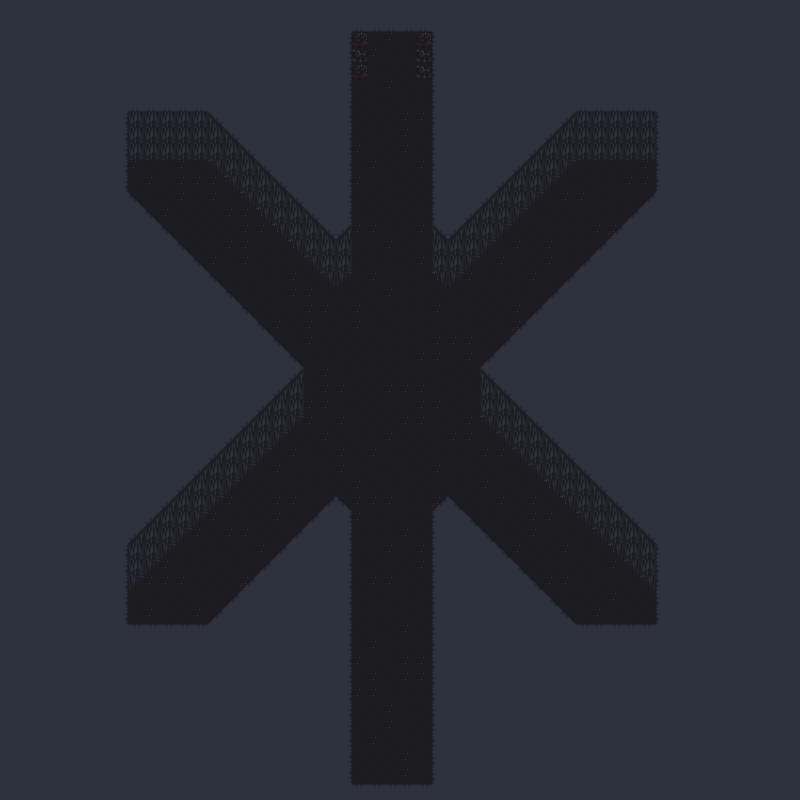

A 2D game scene composited from a Tiled map and its tileset images. What follows is a short description and the map's XML, with each tile layer's data collapsed to a summary:
An orthogonal 50x50 tile map with 16x16 px tiles, 2 tile layers (Floor, Tile Layer Background), 3 tilesets and 33 objects (31x Enemy, Door, PlayerSpawn).

<map version="1.8" tiledversion="1.8.2" orientation="orthogonal" renderorder="right-down" width="50" height="50" tilewidth="16" tileheight="16" infinite="0" nextlayerid="5" nextobjectid="78">
 <editorsettings>
  <export target="starnosed-mole.json" format="json" />
 </editorsettings>
 <tileset firstgid="1" name="tileset" tilewidth="16" tileheight="16" spacing="16" tilecount="18" columns="9">
  <image source="../images/tileset.png" width="272" height="48" />
  <tile id="0">
   <properties>
    <property name="collide" value="true" />
   </properties>
  </tile>
  <tile id="1">
   <properties>
    <property name="collide" value="true" />
   </properties>
  </tile>
  <tile id="2">
   <properties>
    <property name="collide" value="true" />
   </properties>
  </tile>
  <tile id="3">
   <properties>
    <property name="collide" value="true" />
   </properties>
  </tile>
  <tile id="9">
   <properties>
    <property name="collide" value="true" />
   </properties>
  </tile>
  <tile id="11">
   <properties>
    <property name="collide" value="true" />
   </properties>
  </tile>
  <tile id="12">
   <properties>
    <property name="collide" value="true" />
   </properties>
  </tile>
 </tileset>
 <tileset firstgid="19" name="Objects_atlas" tilewidth="16" tileheight="16" tilecount="289" columns="17">
  <image source="../images/Objects_atlas.png" width="272" height="272" />
 </tileset>
 <tileset firstgid="308" name="doorOpen_strip" tilewidth="48" tileheight="48" tilecount="7" columns="7">
  <image source="../images/doorOpen_strip.png" width="336" height="48" />
 </tileset>
 <layer id="2" name="Floor" width="50" height="50">
  <data>[2500 cells, 2500 non-empty, 4 distinct tile ids]</data>
 </layer>
 <layer id="1" name="Tile Layer Background" width="50" height="50">
  <data>[2500 cells, 1965 non-empty, 9 distinct tile ids]</data>
 </layer>
 <objectgroup id="3" name="Objects">
  <object id="1" name="Door" gid="308" x="368" y="80" width="48" height="48" />
  <object id="2" name="PlayerSpawn" x="391.333" y="769.334">
   <point />
  </object>
 </objectgroup>
 <objectgroup id="4" name="Enemy Spawn Points">
  <object id="35" name="Enemy" x="590.333" y="604.667">
   <point />
  </object>
  <object id="48" name="Enemy" x="561.333" y="582">
   <point />
  </object>
  <object id="49" name="Enemy" x="587" y="564">
   <point />
  </object>
  <object id="50" name="Enemy" x="532" y="556">
   <point />
  </object>
  <object id="51" name="Enemy" x="556" y="531.333">
   <point />
  </object>
  <object id="52" name="Enemy" x="500" y="524">
   <point />
  </object>
  <object id="53" name="Enemy" x="520.667" y="491.333">
   <point />
  </object>
  <object id="54" name="Enemy" x="152" y="605.333">
   <point />
  </object>
  <object id="55" name="Enemy" x="191.333" y="605.333">
   <point />
  </object>
  <object id="56" name="Enemy" x="198" y="556.667">
   <point />
  </object>
  <object id="57" name="Enemy" x="231.333" y="573">
   <point />
  </object>
  <object id="58" name="Enemy" x="236.333" y="524.667">
   <point />
  </object>
  <object id="59" name="Enemy" x="255.667" y="540.667">
   <point />
  </object>
  <object id="60" name="Enemy" x="267.667" y="490">
   <point />
  </object>
  <object id="61" name="Enemy" x="292" y="509.667">
   <point />
  </object>
  <object id="62" name="Enemy" x="144" y="189">
   <point />
  </object>
  <object id="63" name="Enemy" x="178.333" y="183.333">
   <point />
  </object>
  <object id="64" name="Enemy" x="210" y="198.333">
   <point />
  </object>
  <object id="65" name="Enemy" x="171.333" y="212.667">
   <point />
  </object>
  <object id="66" name="Enemy" x="200.667" y="238">
   <point />
  </object>
  <object id="67" name="Enemy" x="234.667" y="221.667">
   <point />
  </object>
  <object id="68" name="Enemy" x="229" y="253.333">
   <point />
  </object>
  <object id="69" name="Enemy" x="581" y="186">
   <point />
  </object>
  <object id="70" name="Enemy" x="624" y="184">
   <point />
  </object>
  <object id="71" name="Enemy" x="577.667" y="207">
   <point />
  </object>
  <object id="72" name="Enemy" x="607.333" y="211">
   <point />
  </object>
  <object id="73" name="Enemy" x="545.333" y="226.667">
   <point />
  </object>
  <object id="74" name="Enemy" x="585" y="242">
   <point />
  </object>
  <object id="75" name="Enemy" x="536.333" y="253">
   <point />
  </object>
  <object id="76" name="Enemy" x="555.333" y="269">
   <point />
  </object>
  <object id="77" name="Enemy" x="620.667" y="607.333">
   <point />
  </object>
 </objectgroup>
</map>
